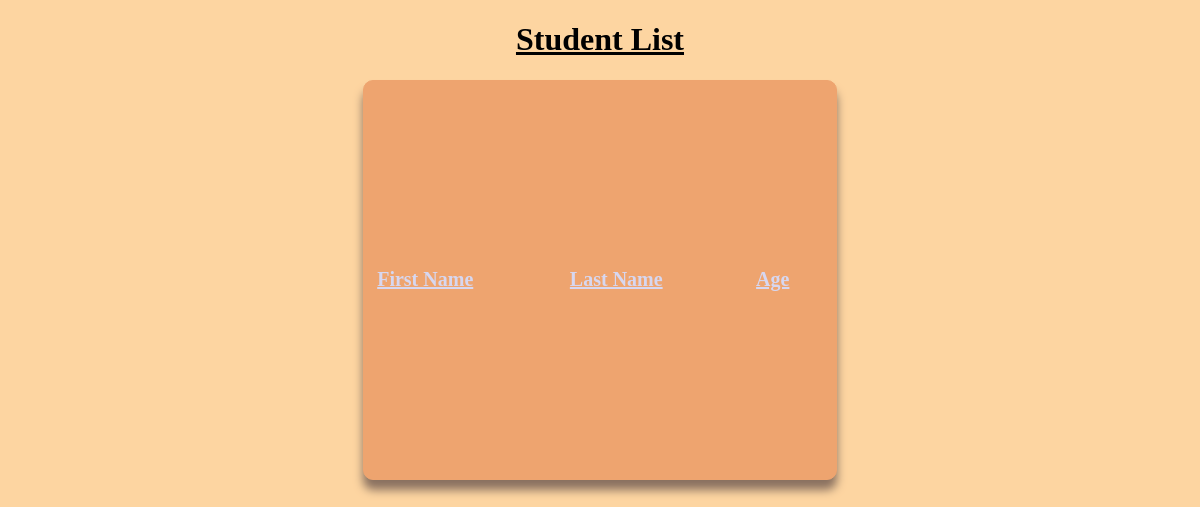
Before: /student/list/ with the older database file.
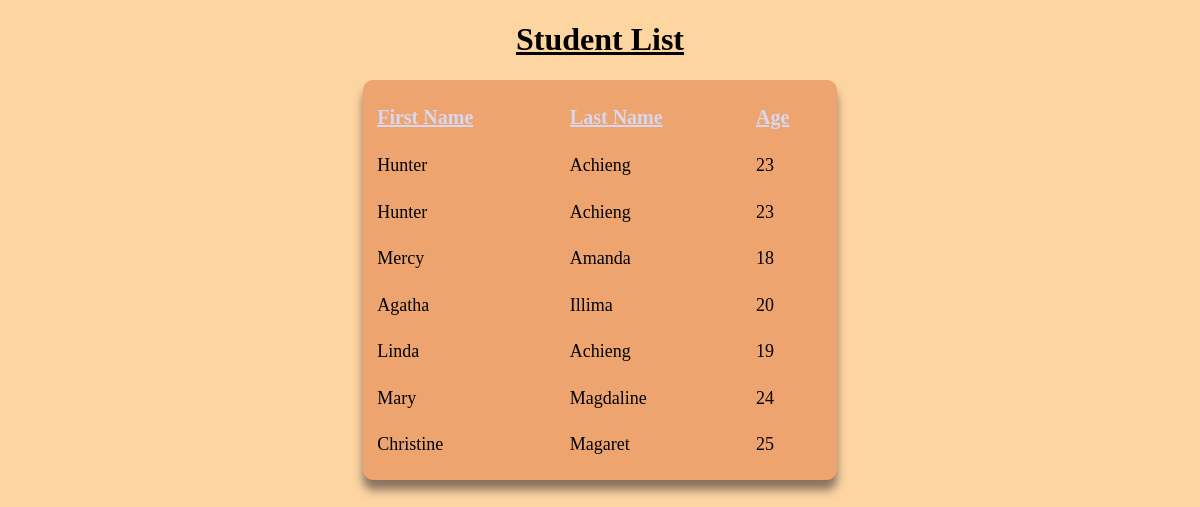
After: the same page with the newer database file.
### student/models.py (models this page shows)
class Student(models.Model):
    first_name = models.CharField(max_length=12)
    last_name = models.CharField(max_length=20)
    gender_choice =((u'F',u'Female'),(u'M',u'Male'),(u'O',u'Others'))
    gender = models.CharField(max_length=10,choices=gender_choice)
    age = models.PositiveSmallIntegerField(default=None)
    date_of_birth = models.DateField(default=None)
    classes_name = models.CharField(max_length =10, default=None,null=True, blank=True)
    image = models.ImageField(default=None,upload_to= "images/")
    nationality_choice = ((u'K',u'Kenyan'),(u'U',u'Ugandan'),(u'R',u'Rwandan'),(u'S',u'Sudan'),(u'S',u'South Sudan'))
    nationality = models.CharField(max_length=10,choices=nationality_choice,default=None)
    national_id = models.CharField(max_length=20, default=None)
    email = models.EmailField(default=None)
    phone_number = models.CharField(max_length=14, default=None)
    medical_record = models.FileField(default=None, upload_to="files/")
    city =models.CharField(max_length=15, default=None)
    academic_year = models.BigIntegerField(default=None)
    guardian_name = models.CharField(max_length= 20, default=None)
    guardian_contact = models.CharField(max_length=14, default=None)
    admission_date = models.DateField(default=None)
    room_no = models.SmallIntegerField(default=None, null=True, blank=True)
    laptop_serial_number = models.CharField(max_length=20,null=True, blank=True)

### student/views.py (the view)
# urls.py: path("list/",student_list, name="list"),
def student_list(request):
    students = Student.objects.all()
    return render(request,"student_list.html", {"students":students})

### student/templates/student_list.html (shortened to what this page needs)
<!DOCTYPE html>
<html lang="en">
<head>
</head>
<body>
    <h1>Student List</h1>
    <table>
        <tr>
            <th>First Name</th>
            <th>Last Name</th>
            <th>Age</th>
        </tr>
        {% for student in students %}
        <tr>
            <td>{{student.first_name}}</td>
                <td>{{student.last_name}}</td>
                <td>{{student.age}}</td>
        </tr>
        {%endfor%}
    </table>
</body>
</html>

### student/templates/student_list.html (style rules this page uses)
body { background-color: rgb(253, 213, 161); }
h1 { text-align: center; text-decoration: underline; }
table { width: 40%; border: 1px groove rgb(238, 164, 111); text-align: left; height: 400px; margin-left: 30%; padding: 10px; font-size: 18px; background-color: rgb(238, 164, 111); box-shadow: 0px 10px 10px rgb(138, 113, 96); border-radius: 10px; }
tr th { text-decoration: underline; color: rgb(215, 215, 240); font-size: 20px; }

Changed rows visible on the page:
added Student: first_name "Hunter", last_name "Achieng", age "23"
added Student: first_name "Hunter", last_name "Achieng", age "23"
added Student: first_name "Mercy", last_name "Amanda", age "18"
added Student: first_name "Agatha", last_name "Illima", age "20"
added Student: first_name "Linda", last_name "Achieng", age "19"
added Student: first_name "Mary", last_name "Magdaline", age "24"
added Student: first_name "Christine", last_name "Magaret", age "25"
